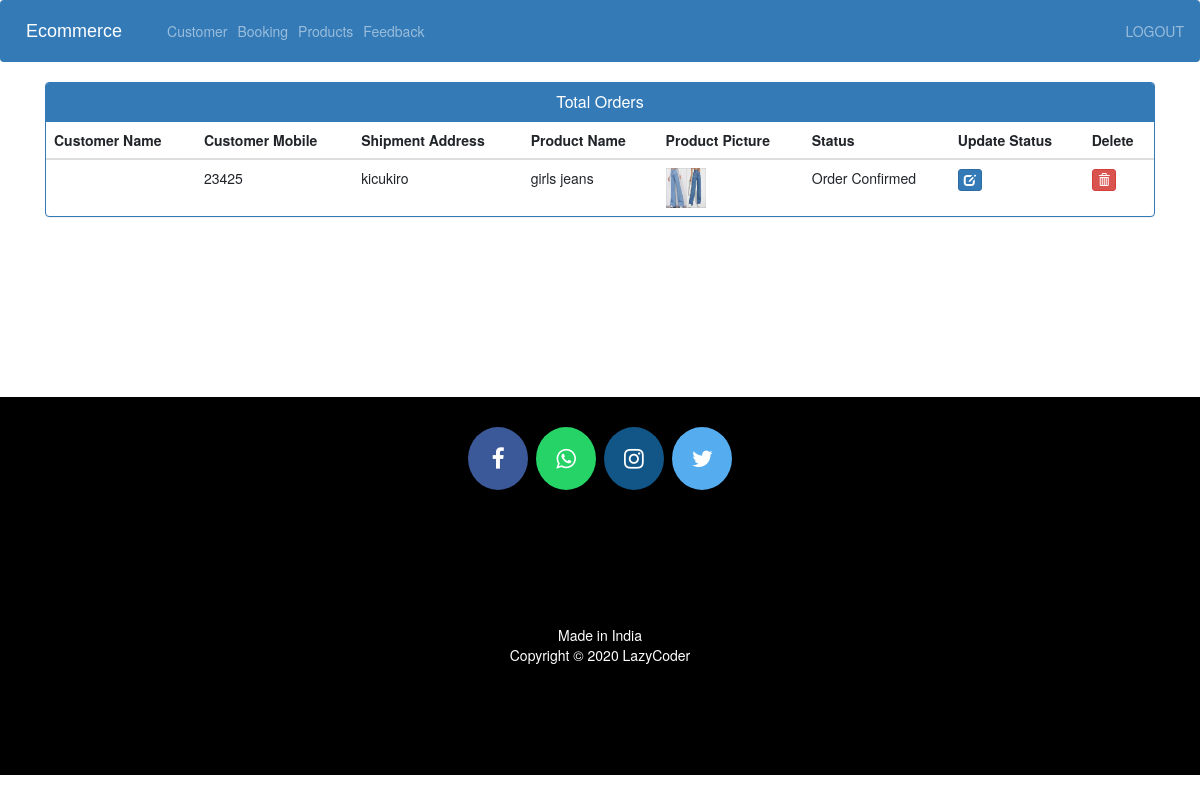
The app's page /admin-view-booking (signed in) with its own data.
### ecom/models.py (models this page shows, shortened)
class Customer(models.Model):
    id = models.BigAutoField(primary_key=True)  # Explicitly define the primary key
    user = models.OneToOneField(User, on_delete=models.CASCADE)
    profile_pic = models.ImageField(upload_to='profile_pic/CustomerProfilePic/', null=True, blank=True)
    address = models.CharField(max_length=40)
    mobile = models.CharField(max_length=20, null=False)
    @property
    def get_name(self):
        return self.user.first_name + " " + self.user.last_name

class Orders(models.Model):
    id = models.BigAutoField(primary_key=True)  # Explicitly define the primary key
    STATUS = (
        ('Pending', 'Pending'),
        ('Order Confirmed', 'Order Confirmed'),
        ('Out for Delivery', 'Out for Delivery'),
        ('Delivered', 'Delivered'),
    )
    customer = models.ForeignKey('Customer', on_delete=models.CASCADE, null=True)
    product = models.ForeignKey('Product', on_delete=models.CASCADE, null=True)
    email = models.CharField(max_length=50, null=True)
    address = models.CharField(max_length=500, null=True)
    mobile = models.CharField(max_length=20, null=True)
    order_date = models.DateField(auto_now_add=True, null=True)
    status = models.CharField(max_length=50, null=True, choices=STATUS)

class Product(models.Model):
    id = models.BigAutoField(primary_key=True)  # Explicitly define the primary key
    name = models.CharField(max_length=40)
    product_image = models.ImageField(upload_to='product_image/', null=True, blank=True)
    price = models.PositiveIntegerField()
    description = models.CharField(max_length=40)

### ecom/views.py (the view)
# urls.py: path('admin-view-booking', views.admin_view_booking_view, name='admin-view-booking'),
@login_required(login_url='adminlogin')
def admin_view_booking_view(request):
    orders=models.Orders.objects.all()
    ordered_products=[]
    ordered_bys=[]
    for order in orders:
        ordered_product=models.Product.objects.all().filter(id=order.product.id)
        ordered_by=models.Customer.objects.all().filter(id = order.customer.id)
        ordered_products.append(ordered_product)
        ordered_bys.append(ordered_by)
    return render(request,'ecom/admin_view_booking.html',{'data':zip(ordered_products,ordered_bys,orders)})

### templates/ecom/admin_view_booking.html (shortened to what this page needs)
{% extends 'ecom/admin_base.html' %}
{% load static %}
{% block content %}
<head>
  <link href="//netdna.bootstrapcdn.com/bootstrap/3.0.0/css/bootstrap.min.css" rel="stylesheet" id="bootstrap-css">
</head>
<div class="container">
  <div class="panel panel-primary">
    <div class="panel-heading">
      <h6 class="panel-title">Total Orders</h6>
    </div>
    <table class="table table-hover" id="dev-table">
      <thead>
        <tr>
          <th>Customer Name</th>
          <th>Customer Mobile</th>
          <th>Shipment Address</th>
          <th>Product Name</th>
          <th>Product Picture</th>
          <th>Status</th>
          <th>Update Status</th>
          <th>Delete</th>
        </tr>
      </thead>
      {% for product,customer,order in data %}
      <tr>
        {% for c in customer %}
        <td> {{c.get_name}}</td>
        <td>{{c.mobile}}</td>
        <td>{{order.address}}</td>
        {% endfor %}
        {% for p in product %}
        <td> {{p.name}}</td>
        <td> <img src="{% static p.product_image.url %}" alt="Profile Pic" height="40px" width="40px" /></td>
        <td>{{order.status}}</td>
        <td><a class="btn btn-primary btn-xs" href="{% url 'update-order' order.id  %}"><span class="glyphicon glyphicon-edit"></span></a></td>
        <td><a class="btn btn-danger btn-xs" href="{% url 'delete-order' order.id  %}"><span class="glyphicon glyphicon-trash"></span></a></td>
        {% endfor %}
      </tr>
      {% endfor %}
    </table>
  </div>
</div>
{% endblock content %}

### templates/ecom/admin_view_booking.html (style rules this page uses)
a:link { text-decoration: none; }
h6 { text-align: center; }

### records on screen
Orders: address "kicukiro", status "Order Confirmed"
Customer: mobile "23425"
Product: name "girls jeans", product_image (picture)
